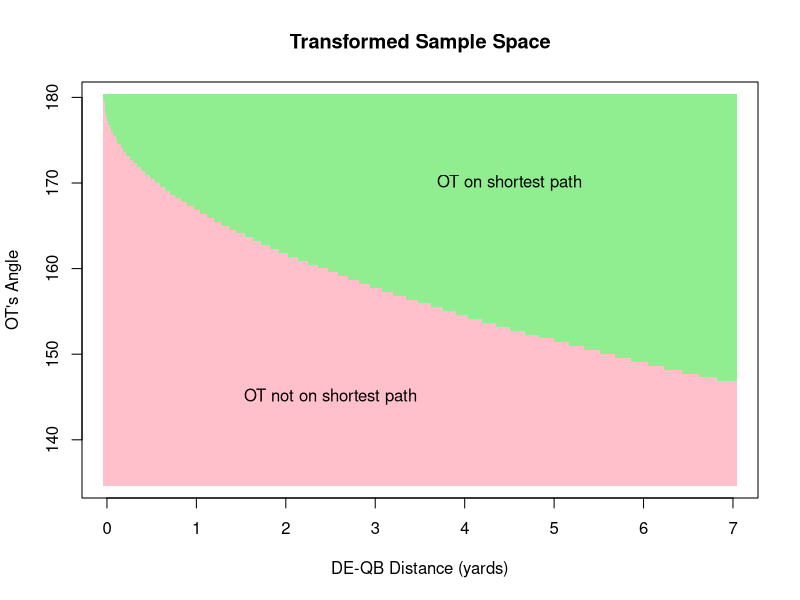

Source code (R):
setwd('~/01. Dartmouth/04. Coursework/05. Fall 2022/03. Big Data Bowl/04. Linked Git')

Transform.Values <- function(x) {1.025**(x)-1}

Compute.Isoceles <- function(angle, base) {
  theta <- (180-angle)/2
  h <- tan(theta * (pi/180)) * (base/2)
  side <- sqrt(h^2 + (base/2)^2)
  return(side)
}

x <- c()
y <- c()
values <- c()

for (i in seq(135,180, length.out=100)) {
  
  for (j in seq(0.001, 7, length.out=500)) {
    side <- Compute.Isoceles(angle=i, base=j)
    base <- j
  
    if (Transform.Values(base) >= Transform.Values(side)*2) {
      val <- "lightgreen"
    } else {
      val <- "pink"
    }
    
    x <- c(x, j)   
    y <- c(y, i)
    values <- c(values, val)
    
  }
}

png('images/sample_space.png', units='in', width=10, height=7, res=700)
plot(x, y, col=values, pch=15, xlab='DE-QB Distance (yards)', ylab="OT's Angle", main='Transformed Sample Space')
text(x=2.5, y=145, label='OT not on shortest path')
text(x=4.5, y=170, label='OT on shortest path')
dev.off()